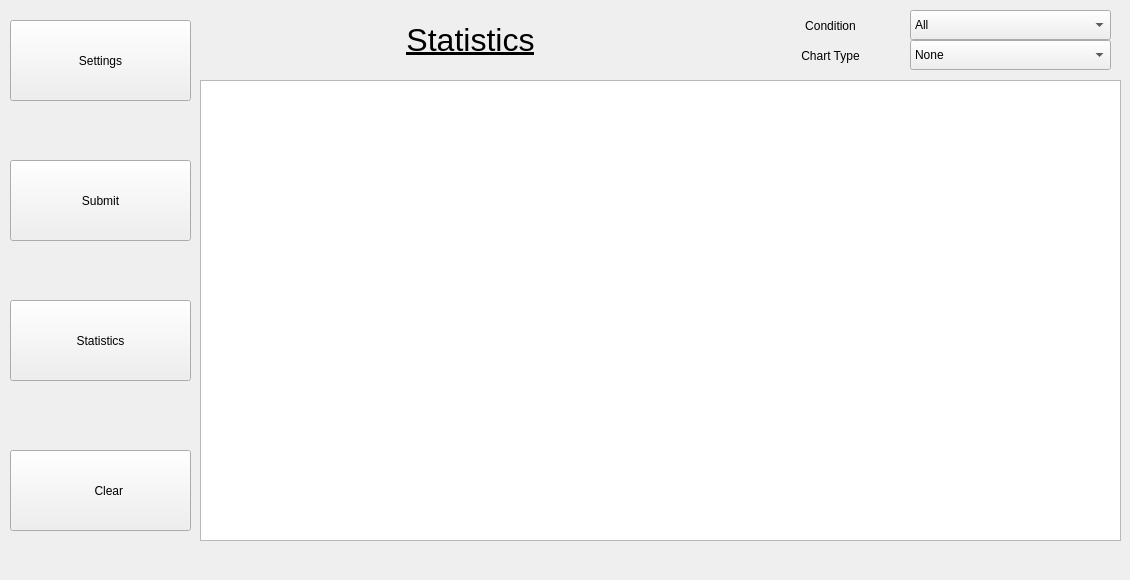
    <widget class="QWidget" name="ResultsStats">
     <widget class="QFrame" name="ResultsStatsButtons">
      <property name="geometry">
       <rect>
        <x>0</x>
        <y>0</y>
        <width>201</width>
        <height>551</height>
       </rect>
      </property>
      <property name="frameShape">
       <enum>QFrame::NoFrame</enum>
      </property>
      <property name="frameShadow">
       <enum>QFrame::Raised</enum>
      </property>
      <widget class="QPushButton" name="settingsButtonPage4">
       <property name="geometry">
        <rect>
         <x>10</x>
         <y>20</y>
         <width>181</width>
         <height>81</height>
        </rect>
       </property>
       <property name="text">
        <string>Settings</string>
       </property>
       <property name="icon">
        <iconset resource="../../img/resources.qrc">
         <normaloff>:/inactive/settings.svg</normaloff>:/inactive/settings.svg</iconset>
       </property>
       <property name="iconSize">
        <size>
         <width>50</width>
         <height>50</height>
        </size>
       </property>
       <property name="flat">
        <bool>false</bool>
       </property>
      </widget>
      <widget class="QPushButton" name="submitButtonPage4">
       <property name="geometry">
        <rect>
         <x>10</x>
         <y>160</y>
         <width>181</width>
         <height>81</height>
        </rect>
       </property>
       <property name="text">
        <string>Submit</string>
       </property>
       <property name="icon">
        <iconset resource="../../img/resources.qrc">
         <normaloff>:/inactive/submit.svg</normaloff>:/inactive/submit.svg</iconset>
       </property>
       <property name="iconSize">
        <size>
         <width>50</width>
         <height>50</height>
        </size>
       </property>
       <property name="flat">
        <bool>false</bool>
       </property>
      </widget>
      <widget class="QPushButton" name="statisticsButtonPage4">
       <property name="geometry">
        <rect>
         <x>10</x>
         <y>300</y>
         <width>181</width>
         <height>81</height>
        </rect>
       </property>
       <property name="text">
        <string>Statistics</string>
       </property>
       <property name="icon">
        <iconset resource="../../img/resources.qrc">
         <normaloff>:/inactive/statistics.svg</normaloff>:/inactive/statistics.svg</iconset>
       </property>
       <property name="iconSize">
        <size>
         <width>50</width>
         <height>50</height>
        </size>
       </property>
       <property name="flat">
        <bool>false</bool>
       </property>
      </widget>
      <widget class="QPushButton" name="clearButtonPage4">
       <property name="geometry">
        <rect>
         <x>10</x>
         <y>450</y>
         <width>181</width>
         <height>81</height>
        </rect>
       </property>
       <property name="font">
        <font>
         <kerning>true</kerning>
        </font>
       </property>
       <property name="text">
        <string>     Clear</string>
       </property>
       <property name="icon">
        <iconset resource="../../img/resources.qrc">
         <normaloff>:/other/erase.svg</normaloff>:/other/erase.svg</iconset>
       </property>
       <property name="iconSize">
        <size>
         <width>60</width>
         <height>90</height>
        </size>
       </property>
       <property name="checkable">
        <bool>false</bool>
       </property>
       <property name="flat">
        <bool>false</bool>
       </property>
      </widget>
     </widget>
     <widget class="QFrame" name="ResultsStatsTab">
      <property name="geometry">
       <rect>
        <x>200</x>
        <y>0</y>
        <width>921</width>
        <height>571</height>
       </rect>
      </property>
      <property name="frameShape">
       <enum>QFrame::NoFrame</enum>
      </property>
      <property name="frameShadow">
       <enum>QFrame::Raised</enum>
      </property>
      <widget class="QFrame" name="frameResultsStats">
       <property name="geometry">
        <rect>
         <x>0</x>
         <y>0</y>
         <width>921</width>
         <height>541</height>
        </rect>
       </property>
       <property name="frameShape">
        <enum>QFrame::NoFrame</enum>
       </property>
       <property name="frameShadow">
        <enum>QFrame::Raised</enum>
       </property>
       <widget class="QFrame" name="ResultsStatsFilters">
        <property name="geometry">
         <rect>
          <x>550</x>
          <y>0</y>
          <width>371</width>
          <height>81</height>
         </rect>
        </property>
        <property name="frameShape">
         <enum>QFrame::NoFrame</enum>
        </property>
        <property name="frameShadow">
         <enum>QFrame::Raised</enum>
        </property>
        <widget class="QComboBox" name="ResultsStatsListCondition">
         <property name="geometry">
          <rect>
           <x>160</x>
           <y>10</y>
           <width>201</width>
           <height>30</height>
          </rect>
         </property>
         <property name="sizePolicy">
          <sizepolicy hsizetype="Preferred" vsizetype="Fixed">
           <horstretch>0</horstretch>
           <verstretch>0</verstretch>
          </sizepolicy>
         </property>
         <property name="frame">
          <bool>true</bool>
         </property>
         <item>
          <property name="text">
           <string>All</string>
          </property>
         </item>
         <item>
          <property name="text">
           <string>Temperature</string>
          </property>
         </item>
         <item>
          <property name="text">
           <string>Wind</string>
          </property>
         </item>
         <item>
          <property name="text">
           <string>Humidity</string>
          </property>
         </item>
         <item>
          <property name="text">
           <string>Altitude</string>
          </property>
         </item>
        </widget>
        <widget class="QLabel" name="ResultsStatsListTitle">
         <property name="geometry">
          <rect>
           <x>0</x>
           <y>10</y>
           <width>161</width>
           <height>31</height>
          </rect>
         </property>
         <property name="whatsThis">
          <string/>
         </property>
         <property name="text">
          <string>Condition</string>
         </property>
         <property name="alignment">
          <set>Qt::AlignCenter</set>
         </property>
        </widget>
        <widget class="QComboBox" name="ResultsStatsListChart">
         <property name="geometry">
          <rect>
           <x>160</x>
           <y>40</y>
           <width>201</width>
           <height>30</height>
          </rect>
         </property>
         <property name="sizePolicy">
          <sizepolicy hsizetype="Preferred" vsizetype="Fixed">
           <horstretch>0</horstretch>
           <verstretch>0</verstretch>
          </sizepolicy>
         </property>
         <property name="frame">
          <bool>true</bool>
         </property>
         <item>
          <property name="text">
           <string>None</string>
          </property>
         </item>
         <item>
          <property name="text">
           <string>Bar Chart</string>
          </property>
         </item>
         <item>
          <property name="text">
           <string>Line Chart</string>
          </property>
         </item>
         <item>
          <property name="text">
           <string>Pie Chart</string>
          </property>
         </item>
         <item>
          <property name="text">
           <string>Area Chart</string>
          </property>
         </item>
         <item>
          <property name="text">
           <string>Scatter Chart</string>
          </property>
         </item>
        </widget>
        <widget class="QLabel" name="ResultsStatsListTitle2">
         <property name="geometry">
          <rect>
           <x>0</x>
           <y>40</y>
           <width>161</width>
           <height>31</height>
          </rect>
         </property>
         <property name="text">
          <string>Chart Type</string>
         </property>
         <property name="alignment">
          <set>Qt::AlignCenter</set>
         </property>
        </widget>
       </widget>
       <widget class="QTextBrowser" name="textEditResultsStats">
        <property name="geometry">
         <rect>
          <x>0</x>
          <y>80</y>
          <width>921</width>
          <height>461</height>
         </rect>
        </property>
       </widget>
       <widget class="QLabel" name="ResultsStatsTitle">
        <property name="geometry">
         <rect>
          <x>0</x>
          <y>0</y>
          <width>541</width>
          <height>81</height>
         </rect>
        </property>
        <property name="font">
         <font>
          <pointsize>16</pointsize>
         </font>
        </property>
        <property name="text">
         <string>&lt;html&gt;&lt;head/&gt;&lt;body&gt;&lt;p&gt;&lt;span style=&quot; font-size:24pt; text-decoration: underline;&quot;&gt;Statistics&lt;/span&gt;&lt;/p&gt;&lt;/body&gt;&lt;/html&gt;</string>
        </property>
        <property name="alignment">
         <set>Qt::AlignCenter</set>
        </property>
       </widget>
      </widget>
     </widget>
    </widget>
